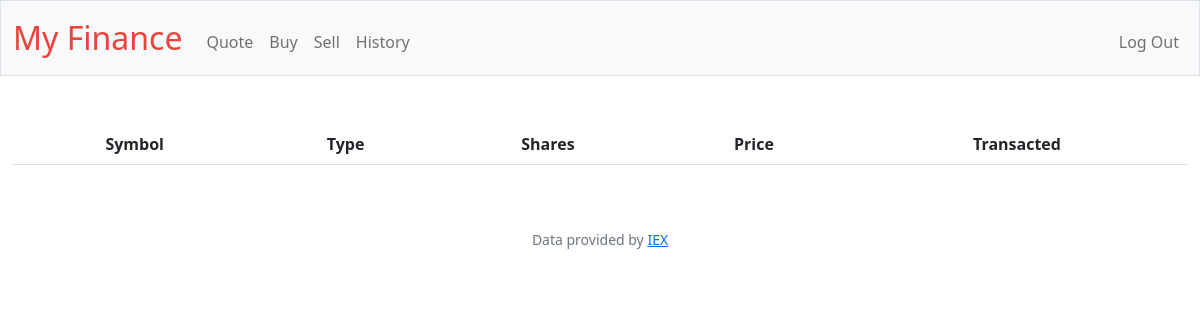
The app's page /history (signed in), older data.
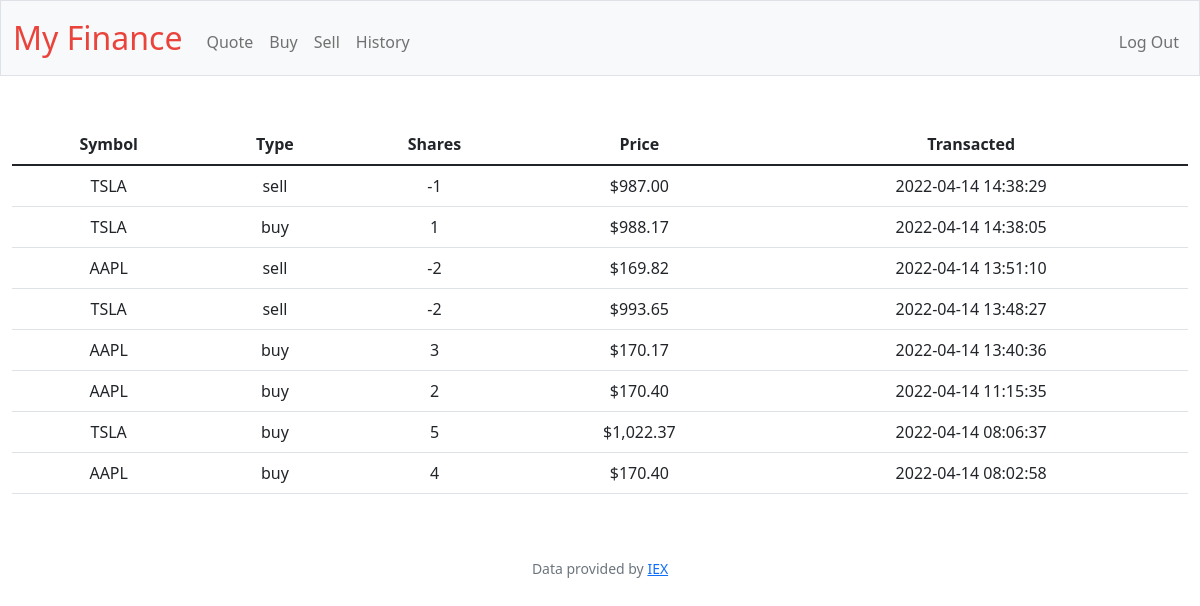
The same page, newer data.
### tables this page shows
CREATE TABLE transactions (
    id INTEGER PRIMARY KEY AUTOINCREMENT NOT NULL,
    user_id INTEGER NOT NULL,
    stock_name TEXT NOT NULL,
    shares INTEGER NOT NULL,
    price NUMERIC NOT NULL,
    bought_or_sold TEXT NOT NULL,
    symbol TEXT NOT NULL,
    time TIMESTAMP DEFAULT CURRENT_TIMESTAMP,
    FOREIGN KEY(user_id) REFERENCES users(id)
);

### app.py (the view)
@app.route("/history")
@login_required
def history():
    user_id = session["user_id"]
    transactions = db.execute("SELECT price, shares, bought_or_sold, symbol, time FROM transactions WHERE user_id = ? ORDER BY time desc", user_id)
    return render_template("history.html", transactions=transactions, usd=usd)

### app.py (called while the page is built)
@app.after_request
def after_request(response):
    response.headers["Cache-Control"] = "no-cache, no-store, must-revalidate"
    response.headers["Expires"] = 0
    response.headers["Pragma"] = "no-cache"
    return response

### helpers.py (called while the page is built)
def login_required(f):
    @wraps(f)
    def decorated_function(*args, **kwargs):
        if session.get("user_id") is None:
            return redirect("/login")
        return f(*args, **kwargs)
    return decorated_function

def usd(value):
    return f"${value:,.2f}"

### templates/history.html (shortened to what this page needs)
{% extends "layout.html" %}
{% block main %}
    <table class="table">
        <thead>
            <tr>
                <th>Symbol</th>
                <th>Type</th>
                <th>Shares</th>
                <th>Price</th>
                <th>Transacted</th>
            </tr>
        </thead>
        <tbody>
            {% for transaction in transactions %}
            <tr>
                <td>{{ transaction["symbol"].upper() }}</td>
                <td>{{ transaction["bought_or_sold"] }}</td>
                <td>{{ transaction["shares"] }}</td>
                <td>{{ usd(transaction["price"]) }}</td>
                <td>{{ transaction["time"] }}</td>
            </tr>
            {% endfor %}
        </tbody>
    </table>
{% endblock %}

### templates/layout.html (shortened to what this page needs)
<!DOCTYPE html>
<html lang="en">
    <head>
        <link href="https://cdn.jsdelivr.net/npm/bootstrap@5.1.3/dist/css/bootstrap.min.css" rel="stylesheet">
        <link href="/static/styles.css" rel="stylesheet">
    </head>
    <body>
        <nav class="bg-light border navbar navbar-expand-md navbar-light">
            <div class="container-fluid">
                <a class="navbar-brand" href="/"> <span class="red">My Finance</span></a>
                <div class="collapse navbar-collapse" id="navbar">
                    {% if session["user_id"] %}
                        <ul class="navbar-nav me-auto mt-2">
                            <li class="nav-item"><a class="nav-link" href="/quote">Quote</a></li>
                            <li class="nav-item"><a class="nav-link" href="/buy">Buy</a></li>
                            <li class="nav-item"><a class="nav-link" href="/sell">Sell</a></li>
                            <li class="nav-item"><a class="nav-link" href="/history">History</a></li>
                        </ul>
                        <ul class="navbar-nav ms-auto mt-2">
                            <li class="nav-item"><a class="nav-link" href="/logout">Log Out</a></li>
                        </ul>
                    {% else %}
                        <ul class="navbar-nav ms-auto mt-2">
                            <li class="nav-item"><a class="nav-link" href="/register">Register</a></li>
                            <li class="nav-item"><a class="nav-link" href="/login">Log In</a></li>
                        </ul>
                    {% endif %}
                </div>
            </div>
        </nav>
        <main class="container-fluid py-5 text-center">
            {% block main %}{% endblock %}
        </main>
        <footer class="mb-5 small text-center text-muted">
            Data provided by <a href="https://iexcloud.io/">IEX</a>
        </footer>
    </body>
</html>

### static/styles.css (style rules this page uses)
nav .navbar-brand { font-size: xx-large; }
nav .navbar-brand .red { color: #ea433b; }

Row changes from the older to the newer data that the page shows:
added transactions: price "$987.00"
added transactions: price "$988.17"
added transactions: price "$169.82"
added transactions: price "$993.65"
added transactions: price "$170.17"
added transactions: price "$170.40"
added transactions: price "$1,022.37"
added transactions: price "$170.40"
